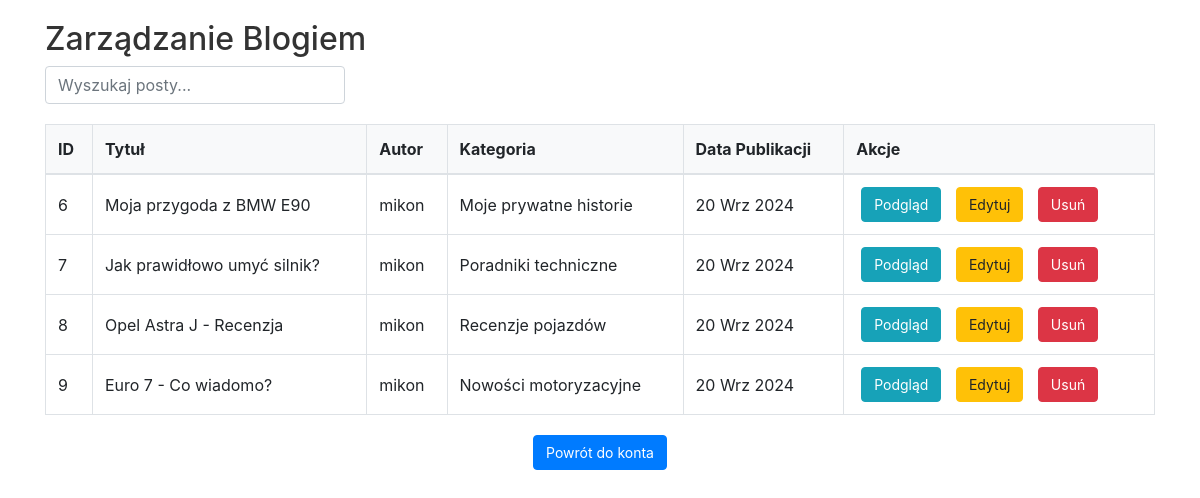
Before: /blog_management/ (signed in) with the older database file.
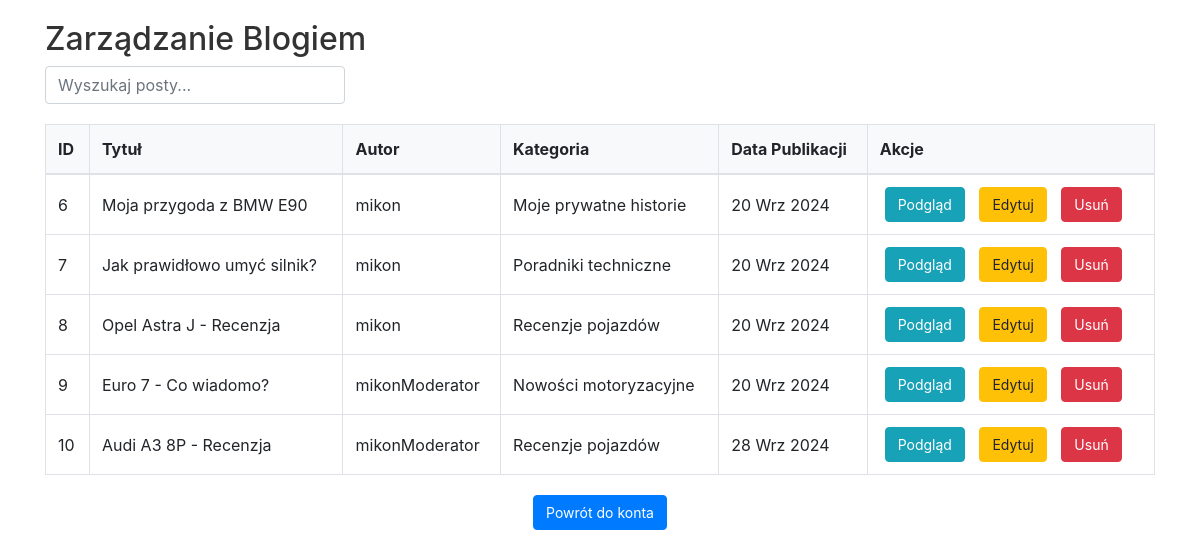
After: the same page with the newer database file.
### motoSpektakl/models.py (models this page shows, shortened)
class Post(models.Model):
    CATEGORY_CHOICES = [
        ('nowości', 'Nowości motoryzacyjne'),
        ('recenzje', 'Recenzje pojazdów'),
        ('poradniki', 'Poradniki techniczne'),
        ('historie', 'Moje prywatne historie'),
    ]
    title = models.CharField(max_length=200)  # Tytuł postu
    content = models.TextField()  # Treść postu
    image = models.ImageField(upload_to='images/', null=True, blank=True)  # Zdjęcie postu
    author = models.ForeignKey(User, on_delete=models.CASCADE)  # Autor postu
    category = models.CharField(max_length=20, choices=CATEGORY_CHOICES, default='nowości')  # Kategoria postu
    created_at = models.DateTimeField(auto_now_add=True)  # Data utworzenia
    updated_at = models.DateTimeField(auto_now=True)  # Data ostatniej aktualizacji
    likes = models.PositiveIntegerField(default=0)
    dislikes = models.PositiveIntegerField(default=0)

### motoSpektakl/views.py (the view)
# urls.py: path('blog_management/', views.blog_management, name='blog_management'),
@staff_member_required
def blog_management(request):
    posts = Post.objects.all()
    return render(request, 'blog_management.html', {'posts': posts})

### motoSpektakl/templates/blog_management.html (shortened to what this page needs)
<!DOCTYPE html>
<html lang="en">
<head>
    <link rel="stylesheet" href="https://stackpath.bootstrapcdn.com/bootstrap/4.3.1/css/bootstrap.min.css">
</head>
<body>
    <div class="container">
        <h2>Zarządzanie Blogiem</h2>
        <div class="search-bar">
            <input type="text" class="form-control" placeholder="Wyszukaj posty...">
        </div>
        <table class="table table-bordered">
            <thead>
                <tr>
                    <th>ID</th>
                    <th>Tytuł</th>
                    <th>Autor</th>
                    <th>Kategoria</th>
                    <th>Data Publikacji</th>
                    <th>Akcje</th>
                </tr>
            </thead>
            <tbody>
                {% for post in posts %}
                <tr>
                    <td>{{ post.id }}</td>
                    <td>{{ post.title }}</td>
                    <td>{{ post.author.username }}</td>
                    <td>{{ post.get_category_display }}</td>
                    <td>{{ post.created_at|date:"d M Y" }}</td>
                    <td>
                        <a href="{% url 'blog_detail' post.id %}" class="btn btn-info">Podgląd</a>
                        <a href="{% url 'edit_post' post.id %}" class="btn btn-warning">Edytuj</a>
                        <a href="{% url 'delete_post' post.id %}" class="btn btn-danger" onclick="return confirm('Czy na pewno chcesz usunąć ten post?');">Usuń</a>
                    </td>
                </tr>
                {% empty %}
                <tr>
                    <td colspan="6" class="text-center">Brak postów do wyświetlenia.</td>
                </tr>
                {% endfor %}
            </tbody>
        </table>
        <div class="text-center back-btn">
            <a href="{% url 'account' %}" class="btn btn-primary">Powrót do konta</a>
        </div>
    </div>
</body>
</html>

Changed rows visible on the page:
changed Post "Euro 7 - Co wiadomo?": author.username "mikon" → "mikonModerator"
added Post: id "10", title "Audi A3 8P - Recenzja", author.username "mikonModerator", category "Recenzje pojazdów", created_at "28 Wrz 2024"
